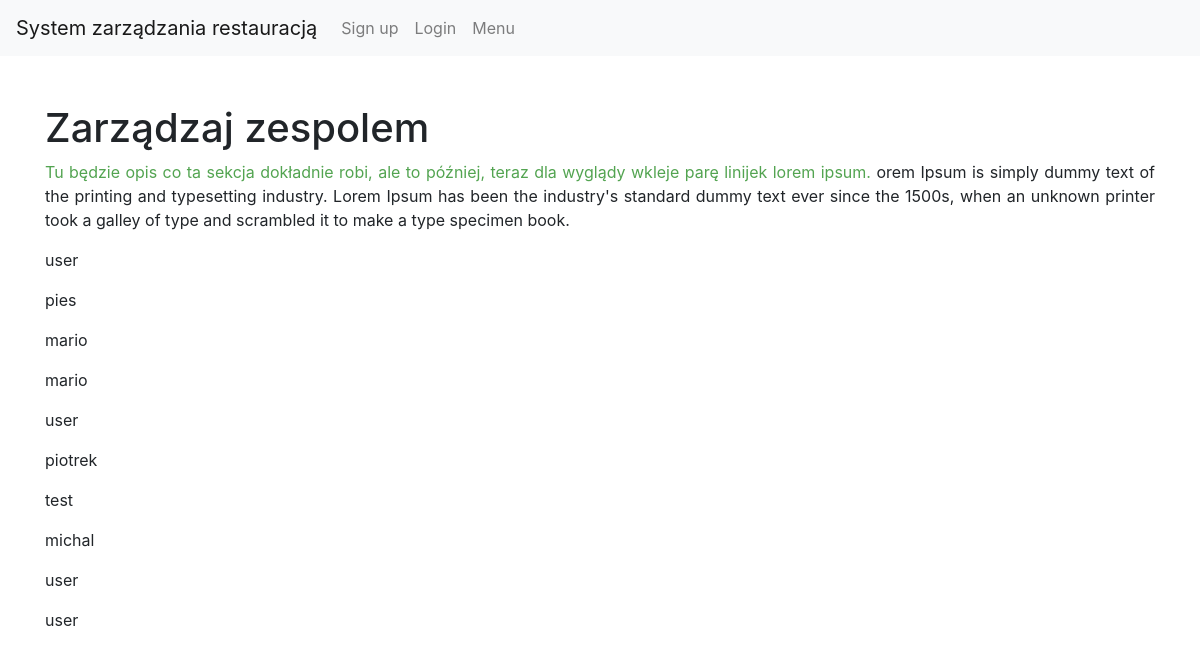
The app's page /managment/teammanagment/ with its own data.
### login/models.py (models this page shows)
class CustomUser(AbstractUser):
    Roles = (
        ("GUEST", "guest"),
        ("WAITER", "waiter"),
        ("KITCHEN", "kitchen"),
        ("BAR", "bar"),
        ("MANAGER", "manager"),
    )
    'GUEST WAITER KITCHEN BAR MANAGER'
    name = models.CharField(max_length=200, default="")
    surname = models.CharField(max_length=200, default="")
    point_number = models.IntegerField(default=0)
    role = models.CharField(max_length=10, choices=Roles, default='GUEST')

### manager/views.py (the view)
# urls.py: path('teammanagment/', views.IndexView.as_view(), name="teammanagment"),
class IndexView(generic.ListView):
    template_name = 'manager/team.html'
    context_object_name = 'user_list'
    def get_queryset(self):
        return CustomUser.objects.all()

### manager/templates/manager/team.html (shortened to what this page needs)
{% extends 'login/base.html' %}
{% load crispy_forms_tags %}
    {% block content %}
        <div class="container">
            <h1>Zarządzaj zespolem</h1>
            <p class="text-justify">
                <span style="color: rgb(83, 164, 81);">Tu będzie opis co ta sekcja dokładnie robi, ale to później, teraz dla wyglądy wkleje parę linijek lorem ipsum.</span>
                orem Ipsum is simply dummy text of the printing and typesetting industry. Lorem Ipsum has been the industry's
                standard dummy text ever since the 1500s, when an unknown printer took a galley of type and scrambled it
                to make a type specimen book.</p>
            {% if user_list %}
                {% for user in user_list %}
                    <ul class="list-inline">
                        <li>{{ user.name }}</li>
                    </ul>
                {% endfor %}
            {% else %}
                <h1>Lipa</h1>
            {% endif %}
        </div>
    {% endblock %}

### records on screen
CustomUser: name "user"
CustomUser: name "pies"
CustomUser: name "mario"
CustomUser: name "mario"
CustomUser: name "user"
CustomUser: name "piotrek"
CustomUser: name "test"
CustomUser: name "michal"
CustomUser: name "user"
CustomUser: name "user"
